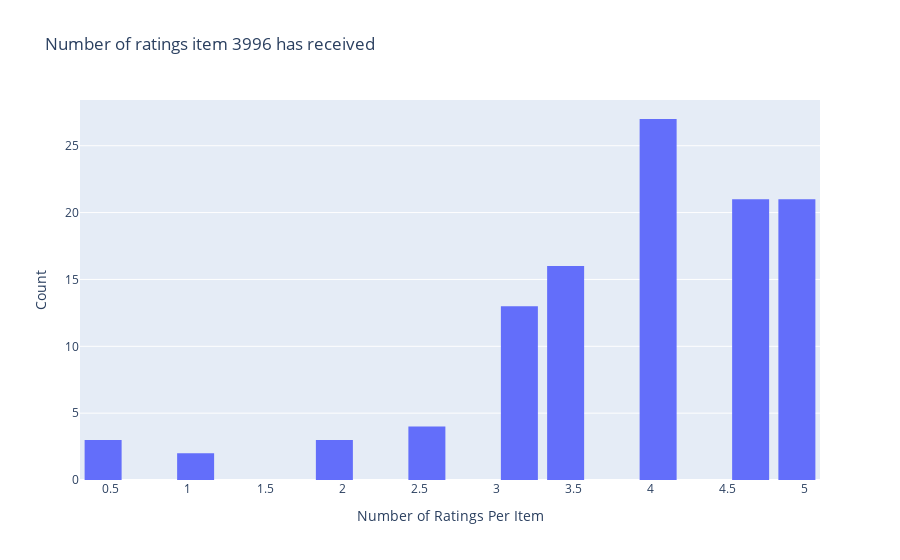

Notebook source saved alongside this figure:
### Code cell
temp = df.loc[df['itemID'] == 3996]['rating']
configure_plotly_browser_state()

# Create trace
trace = go.Histogram(x = temp.values,
                     name = 'Ratings',
                     xbins = dict(start = 0,
                                  end = 5, size=.3))
 # Create layout
layout = go.Layout(title = 'Number of ratings item 3996 has received',
                   xaxis = dict(title = 'Number of Ratings Per Item'),
                   yaxis = dict(title = 'Count'),
                   bargap = 0.2)
# Create plot
fig = go.Figure(data=[trace], layout=layout)
iplot(fig)

### Figure 1 — Plotly figure (JSON) as saved in the notebook; plotly's stock layout.template omitted (floating-point values rounded to 4 significant figures)
{"data": [{"name": "Ratings", "x": [4, 5, 3.5, 4.5, 3.5, 2.5, 5, 3.5, 5, 4.5, 4, 4.5, 3, 5, 5, 3.5, 4.5, 5, 4, 2.5, 4, 4, 5, 3, 5, 2, 4.5, 3.5, 5, 4, 4, 4, 4.5, 3, 5, 3, 4, 4, 4.5, 4.5, 2.5, 3, 2.5, 4.5, 4, 4.5, 0.5, 4.5, 5, 4, 3, 4, 4, 4, 4, 3, 1, 4.5, 4.5, 3.5, 3, 3, 4, 3.5, 1, 4.5, 3, 3, 5, 4.5, 5, 3.5, 3.5, 3.5, 5, 3, 4, 4, 4.5, 5, 3, 3.5, 5, 5, 5, 3.5, 4, 4, 4.5, 4.5, 4, 5, 3.5, 0.5, 3.5, 4.5, 4, 3.5, 0.5, 4.5, 3.5, 4.5, 4, 4, 2, 5, 4, 2, 4, 5], "xbins": {"end": 5, "size": 0.3, "start": 0}, "type": "histogram"}], "layout": {"bargap": 0.2, "title": {"text": "Number of ratings item 3996 has received"}, "xaxis": {"title": {"text": "Number of Ratings Per Item"}}, "yaxis": {"title": {"text": "Count"}}}}
